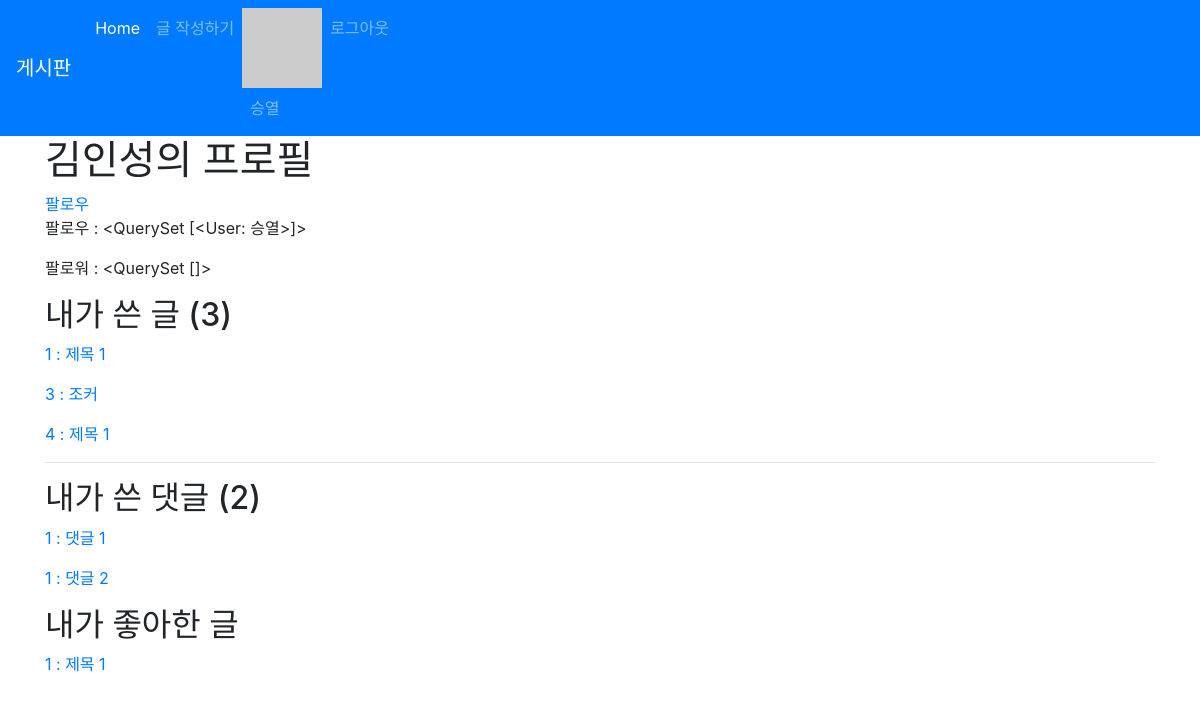
/accounts/1/profile/ (signed in), run on the app's committed database.
### accounts/models.py (models this page shows)
class User(AbstractUser):
    followers = models.ManyToManyField(settings.AUTH_USER_MODEL, related_name='followings', blank=True)

### articles/models.py (models this page shows, shortened)
class Article(models.Model):
    title = models.CharField(max_length=10)
    content = models.TextField()
    image = models.ImageField(blank=True)
    image_thumbnail = ImageSpecField(
        processors=[ResizeToFit(300, 300)],
        format='JPEG',
        options={'quality': 80}
    )
    created_at = models.DateTimeField(auto_now_add=True)
    updated_at = models.DateTimeField(auto_now=True)
    user = models.ForeignKey(
                            settings.AUTH_USER_MODEL,
                            on_delete=models.CASCADE
                            )
    like_users = models.ManyToManyField(
                            settings.AUTH_USER_MODEL,
                            related_name='like_articles',
                            blank=True
                            )
    hashtags = models.ManyToManyField(
                            HashTag,
                            blank = True,
                            related_name='articles'
                            )

class Comment(models.Model):
    content = models.CharField(max_length=140)
    created_at = models.DateTimeField(auto_now_add=True)
    article = models.ForeignKey(Article, on_delete=models.CASCADE)
    user = models.ForeignKey(settings.AUTH_USER_MODEL,
                            on_delete=models.CASCADE
                            )

### accounts/views.py (the view)
# urls.py: path('<int:account_pk>/profile/', views.profile, name='profile'),
def profile(request, account_pk):
    User = get_user_model()
    user = get_object_or_404(User, pk=account_pk)
    context = {
        'user_profile' : user,
    }
    return render(request, 'accounts/profile.html', context)

### articles/templatetags/gravatar.py (called while the page is built)
@register.filter
def makehash(email):
    return  'https://www.gravatar.com/avatar/' + hashlib.md5(email.strip().lower().encode('utf-8')).hexdigest()

### accounts/templates/accounts/profile.html
{% extends 'articles/base.html' %}
{% block body %}
<h1> {{ user_profile.username }}의 프로필 </h1>
{% with user_profile.followers.all as followers %}
  <a href=" {% url 'accounts:follow' user_profile.pk %} ">
    {% if user == user_profile %}
    {% elif user in followers %}
      팔로우 취소
    {% else %}
      팔로우
    {% endif %}
  </a>
  <p>팔로우 : {{ user_profile.followings.all }}</p>
  <p>팔로워 : {{ followers }} </p>
{% endwith %}
<h2> 내가 쓴 글 ({{ user_profile.article_set.all.count }}) </h2>
{% for article in user_profile.article_set.all %}
  <p>
    <a href="{% url 'articles:detail' article.pk %}">
      {{article.pk}} : {{ article.title }}
    </a>
  </p>
{% endfor %}
<hr>
<h2> 내가 쓴 댓글 ({{ user_profile.comment_set.all.count }})</h1>
{% for comment in user_profile.comment_set.all %}
  <p>
    <a href="{% url 'articles:detail' comment.article_id %}">
      {{ comment.article_id }} : {{ comment.content }}
    </a>
  </p>
{% endfor %}
<h2> 내가 좋아한 글 </h2>
{% for like in user_profile.like_articles.all %}
  <p>
    <a href="{% url 'articles:detail' like.pk %}">
      {{ like.pk }} : {{ like.title }}
    </a>
  </p>
{% endfor %}
{% endblock body %}

### articles/templates/_navbar.html (shortened to what this page needs)
{% load gravatar %}
<nav class="navbar navbar-expand-lg navbar-dark bg-primary">
    <a class="navbar-brand" href="/articles/">게시판</a>
    <div class="collapse navbar-collapse" id="navbarNav">
      <ul class="navbar-nav">
        <li class="nav-item active">
          <a class="nav-link" href="/articles/">Home <span class="sr-only">(current)</span></a>
        </li>
        <li class="nav-item">
          <a class="nav-link" href="/articles/create/">글 작성하기</a>
        </li>
        {% if user.is_authenticated %}
        <li class="nav-item">
          <img src="{{ user.email|makehash }}" alt="">
          <a href="{% url 'accounts:profile' user.pk %}" class="nav-link">{{ user.username }}</a>
        </li>
        <li class="nav-item">
          <a class="nav-link" href="{% url 'accounts:logout'%}">로그아웃</a>
        </li>
        {% endif %}
      </ul>
    </div>
  </nav>

### data on the page
User: username "승열"
User: username "김인성", followings.all "<QuerySet [<User: 승열>]>", article_set.all.count "3", comment_set.all.count "2"
Article: pk "1", title "제목 1"
Article: pk "3", title "조커"
Article: pk "4", title "제목 1"
Comment: article_id "1", content "댓글 1"
Comment: article_id "1", content "댓글 2"

### other printed values
{{ followers }} "<QuerySet []>"
